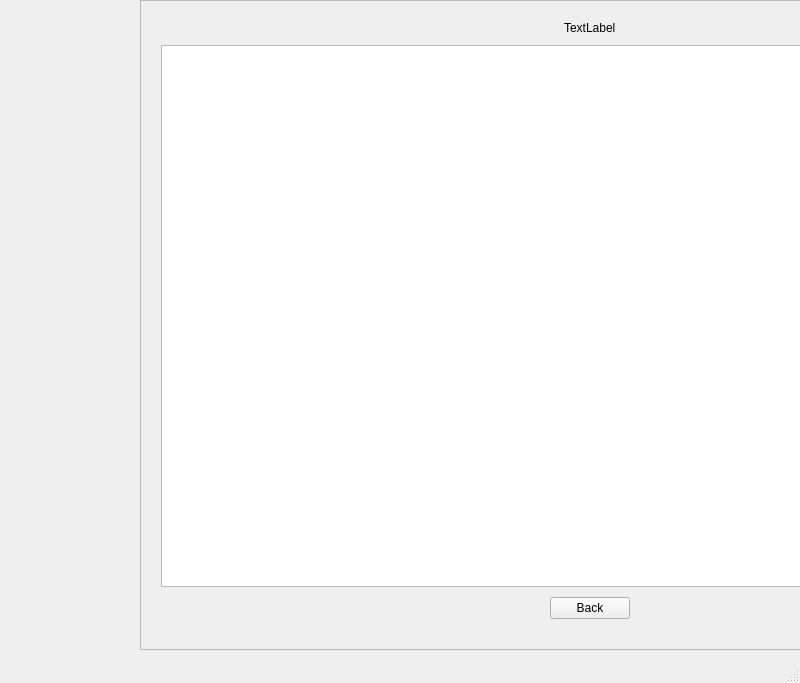
<?xml version="1.0" encoding="UTF-8"?>
<ui version="4.0">
 <class>HistoryWindow</class>
 <widget class="QMainWindow" name="HistoryWindow">
  <property name="geometry">
   <rect>
    <x>0</x>
    <y>0</y>
    <width>800</width>
    <height>683</height>
   </rect>
  </property>
  <property name="windowTitle">
   <string>MainWindow</string>
  </property>
  <widget class="QWidget" name="centralwidget">
   <widget class="QFrame" name="frameHistory">
    <property name="geometry">
     <rect>
      <x>140</x>
      <y>0</y>
      <width>900</width>
      <height>650</height>
     </rect>
    </property>
    <property name="minimumSize">
     <size>
      <width>900</width>
      <height>505</height>
     </size>
    </property>
    <property name="frameShape">
     <enum>QFrame::Shape::StyledPanel</enum>
    </property>
    <property name="frameShadow">
     <enum>QFrame::Shadow::Raised</enum>
    </property>
    <layout class="QVBoxLayout" name="verticalLayout" stretch="0,1,0">
     <property name="spacing">
      <number>10</number>
     </property>
     <property name="leftMargin">
      <number>20</number>
     </property>
     <property name="topMargin">
      <number>20</number>
     </property>
     <property name="rightMargin">
      <number>20</number>
     </property>
     <property name="bottomMargin">
      <number>30</number>
     </property>
     <item alignment="Qt::AlignmentFlag::AlignHCenter">
      <widget class="QLabel" name="labelTitle">
       <property name="text">
        <string>TextLabel</string>
       </property>
      </widget>
     </item>
     <item>
      <widget class="QTableWidget" name="tableWidgetHistory"/>
     </item>
     <item alignment="Qt::AlignmentFlag::AlignHCenter">
      <widget class="QPushButton" name="pushButtonBack">
       <property name="text">
        <string>Back</string>
       </property>
      </widget>
     </item>
    </layout>
   </widget>
  </widget>
  <widget class="QMenuBar" name="menubar">
   <property name="geometry">
    <rect>
     <x>0</x>
     <y>0</y>
     <width>800</width>
     <height>18</height>
    </rect>
   </property>
  </widget>
  <widget class="QStatusBar" name="statusbar"/>
 </widget>
 <resources/>
 <connections/>
</ui>
